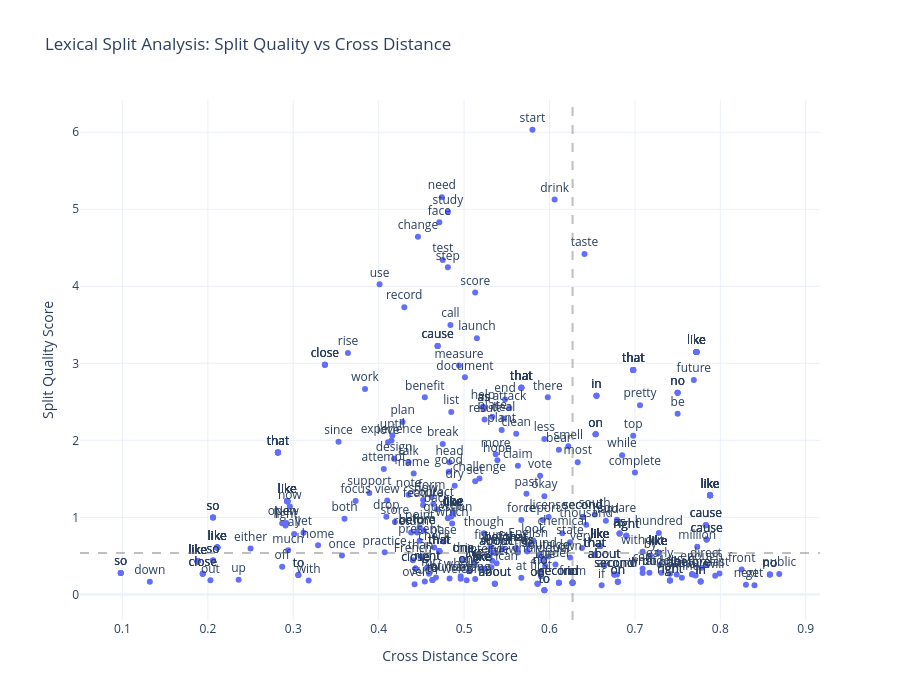

Source (notebook cell):
### Code cell
import pandas as pd
import plotly.express as px


# Convert to DataFrame
df = pd.DataFrame(results)
sq_thresh = df['split_quality_score'].median()
# We use the median for Cross Distance to make it relative to your data distribution
cd_thresh = df['cross_dist'].median() 
# Create a readable string for the hover info
df['poses_str'] = df['poses_compared'].apply(lambda x: f"{x[0]} vs {x[1]}")
df['ratios_str'] = df['ratios'].apply(lambda x: ", ".join([f"{k}: {v}" for k, v in x.items()]))
df['densities_str'] = df['local_densities'].apply(lambda x: ", ".join([f"{k}: {v}" for k, v in x.items()]))

# Create the plot
fig = px.scatter(
    df, 
    x="cross_dist", 
    y="split_quality_score",
    text="lemma",  # This annotates the points
    hover_name="lemma",
    hover_data={
        "cross_dist": True,
        "split_strength": True,
        "poses_str": True,
        "ratios_str": True,
        "densities_str": True,
        "split_quality_score": True,
        "lemma": False # Hide it from the list since it's the title
    },
    labels={
        "cross_dist": "Cross Distance Score",
        "split_strength": "Split Strength Score",
        "poses_str": "POS Compared",
        "ratios_str": "Ratios",
        "densities_str": "Local Densities",
        "split_quality_score": "Split Quality Score"
    },
    title="Lexical Split Analysis: Split Quality vs Cross Distance"
)

fig.add_vline(x=sq_thresh, line_dash="dash", line_color="gray", opacity=0.5)
fig.add_hline(y=cd_thresh, line_dash="dash", line_color="gray", opacity=0.5)

# Improve text positioning and appearance
fig.update_traces(textposition='top center')
fig.update_layout(
    height=700,
    template="plotly_white",
    hoverlabel=dict(bgcolor="white", font_size=12)
)

fig.show()

### Figure 1 — Plotly figure (JSON) as saved in the notebook; plotly's stock layout.template omitted (floating-point values rounded to 4 significant figures; data arrays with more than 128 entries replaced by an {"elided": "..."} marker saying what was removed)
{"data": [{"customdata": {"elided": "413x5 mixed values"}, "hovertemplate": "<b>%{hovertext}</b><br><br>Cross Distance Score=%{x}<br>Split Quality Score=%{y}<br>Split Strength Score=%{customdata[0]}<br>POS Compared=%{customdata[1]}<br>Ratios=%{customdata[2]}<br>Local Densities=%{customdata[3]}<extra></extra>", "hovertext": {"elided": "413 str values"}, "legendgroup": "", "marker": {"color": "#636efa", "symbol": "circle"}, "mode": "markers+text", "name": "", "orientation": "v", "showlegend": false, "text": {"elided": "413 str values"}, "textposition": "top center", "type": "scatter", "x": {"elided": "413 float values"}, "xaxis": "x", "y": {"elided": "413 float values"}, "yaxis": "y"}], "layout": {"height": 700, "hoverlabel": {"bgcolor": "white", "font": {"size": 12}}, "legend": {"tracegroupgap": 0}, "shapes": [{"line": {"color": "gray", "dash": "dash"}, "opacity": 0.5, "type": "line", "x0": 0.627, "x1": 0.627, "xref": "x", "y0": 0, "y1": 1, "yref": "y domain"}, {"line": {"color": "gray", "dash": "dash"}, "opacity": 0.5, "type": "line", "x0": 0, "x1": 1, "xref": "x domain", "y0": 0.536, "y1": 0.536, "yref": "y"}], "title": {"text": "Lexical Split Analysis: Split Quality vs Cross Distance"}, "xaxis": {"anchor": "y", "domain": [0, 1], "title": {"text": "Cross Distance Score"}}, "yaxis": {"anchor": "x", "domain": [0, 1], "title": {"text": "Split Quality Score"}}}}
